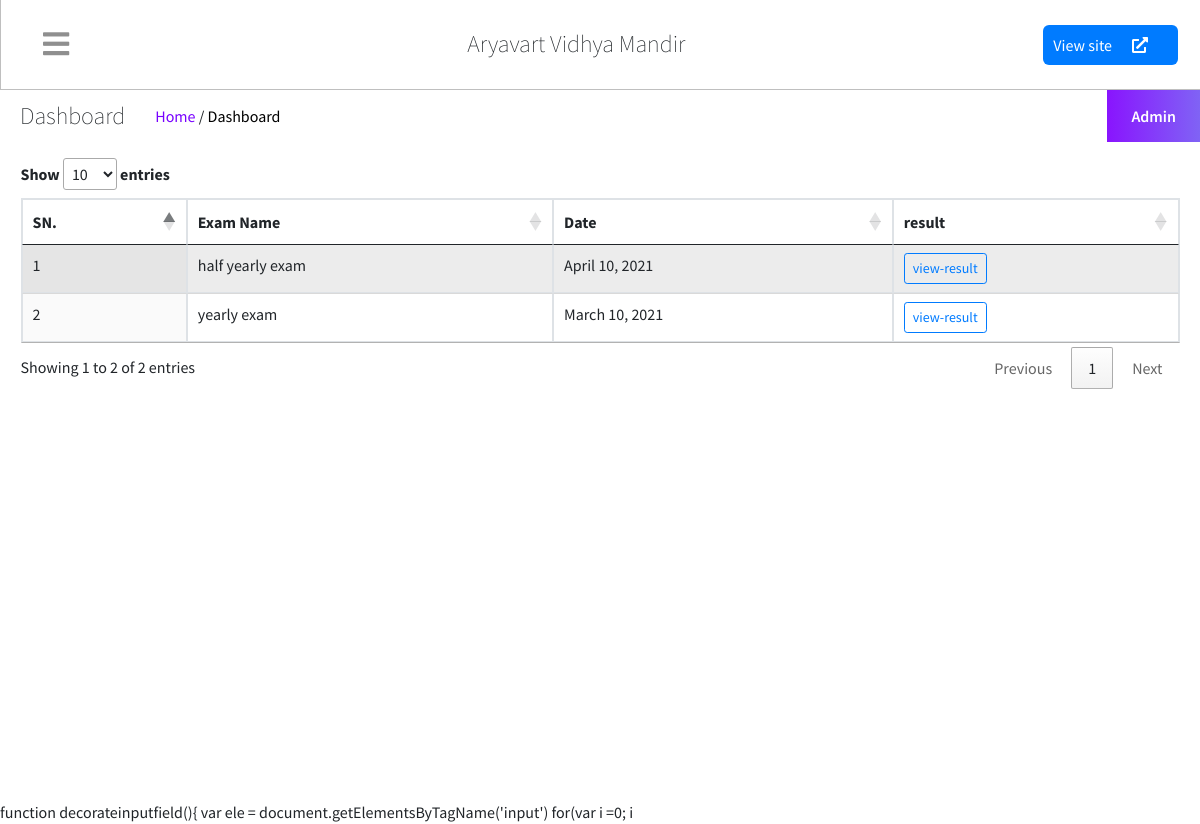
/student/viewresult/ (signed in), run on the app's committed database.
### schoolmain/models.py (models this page shows)
class schoolifo(models.Model):
    icon = models.ImageField(upload_to = 'schoolinfo')
    name = models.CharField(max_length=500)
    address = models.CharField(max_length=500)
    phone = models.CharField(max_length=15)
    phone2 = models.CharField(max_length=15)
    email = models.CharField(max_length=25)

### staff/models.py (models this page shows)
class examtype(models.Model):
    Class = models.ForeignKey(standard,on_delete=models.CASCADE)
    exam_name = models.CharField(max_length=100)
    start_date = models.DateField()
    end_date = models.DateField()

### student/views.py (the view, shortened to what this page needs)
# urls.py: path('viewresult/',views.viewresult,name='viewresult'),
def viewresult(request):
    examid= request.GET.get('exam')
    stuid= request.GET.get('stuid')
    user = studentregister.objects.get(user=request.user)
    exams = examtype.objects.filter(Class=user.standard)
    return render(request,'student/view-result.html',{'exams':exams})

### myapp/context_processors.py (called while the page is built)
def alltimefunc(request):
    info = schoolifo.objects.all()[0]
    return {'schoolinfo':info}

### myapp/views.py (called while the page is built)
def checkuser(request):
    user= None
    userob= None
    if staffregister.objects.filter(user = request.user.id).exists():
        userob = staffregister.objects.filter(user = request.user.id)[0]
        user = 'staff'
    if studentregister.objects.filter(user = request.user.id).exists():
        userob = studentregister.objects.filter(user = request.user.id)[0]
        user = 'student'
    if user is None and userob is None:
        logout(request)
        return redirect('index')
    return [user,userob]

### student/templates/student/view-result.html (shortened to what this page needs)
{% extends 'student/basic.html' %}
{% block table %}
{% if exams %}
<table id="example" class="display table table-striped table-bordered dataTable" cellspacing="0" width="100%" role="grid" aria-describedby="example_info" style="width: 100%;">
    <thead>
        <tr>
            <th>SN.</th>
            <th>Exam Name</th>
            <th>Date</th>
            <th>result</th>
        </tr>
    </thead>
    <tbody>
        {% for row in exams %}
        <tr >
            <td>{{forloop.counter}}</td>
            <td>{{row.exam_name}}</td>
            <td>{{row.start_date}}</td>
            <td><a href="{% url 'viewresult' %}?exam={{row.id}}&stuid={{request.user.studentregister_set.all.0.id}} " class="btn btn-outline-primary btn-sm">view-result</a></td>
        </tr>
        {% endfor %}
    </tbody>
</table>
{% endif %}
{% endblock %}

### student/templates/student/basic.html (shortened to what this page needs)
<!DOCTYPE html>
<html lang="en">
{% load static %}
<head>
    <link rel="stylesheet" href="https://cdnjs.cloudflare.com/ajax/libs/font-awesome/5.15.3/css/all.min.css"
 />
    <link href="https://cdn.jsdelivr.net/npm/bootstrap@5.0.2/dist/css/bootstrap.min.css" rel="stylesheet"
>
    <link rel="stylesheet" href="{% static 'dashboard/css/dashboard.css' %}">
  <link rel="stylesheet" href="/static/fontawesome-free/css/all.min.css">
  <link rel="stylesheet" href="https://code.ionicframework.com/ionicons/2.0.1/css/ionicons.min.css">
  <link rel="stylesheet" href="/static/tempusdominus-bootstrap-4/css/tempusdominus-bootstrap-4.min.css">
  <link rel="stylesheet" href="/static/icheck-bootstrap/icheck-bootstrap.min.css">
  <link rel="stylesheet" href="/static/jqvmap/jqvmap.min.css">
  <link rel="stylesheet" href="/static/dist/css/adminlte.min.css">
  <link rel="stylesheet" href="/static/overlayScrollbars/css/OverlayScrollbars.min.css">
  <link rel="stylesheet" href="/static/daterangepicker/daterangepicker.css">
  <link rel="stylesheet" href="/static/summernote/summernote-bs4.css">
</head>
<body>
    <div class="{% if request.session.nav %}{{request.session.nav}}{% else %}main{% endif %}" id="mainsidebar">
       {% include 'student/sidebar_template.html' with user=user id=id %}
        <div class="main-display">
            <div class="main-child">
                <div class="controls">
                    <div class="toggler"  onclick = " Updatenav(this)">
                        <i class="toggler-ico"></i>
                    </div>
                    <div class="second"><div class="left"><h3>{{schoolinfo.name}}</h3></div></div>
                    <div class="right">
                        <div class="view-site">
                            <a href="{% url 'index' %}">View site <i class="fa fa-external-link-alt"></i></a>
                        </div>
                    </div>
                </div>
                 <div class="second">
                    <div class="left">
                        <h3>Dashboard</h3>
                        <div class="location"><a href="#"><span>Home</span></a> / <a href="#">Dashboard</a> </div>
                    </div>
                    <div class="right">
                        <div class="admin-settings">
                            <a href="#">Admin</a>
                        </div>
                    </div>
                </div>
                <div class="third mx-3 my-3">
                  <div class="row">
                {% block table %}
                {% endblock %}
                </div>
                </div>
                </div>
            </div>
        </div>
function decorateinputfield(){
  var ele = document.getElementsByTagName('input')
  for(var i =0; i<ele.length; i++){
    <link rel="stylesheet" type="text/css" href="https://cdn.datatables.net/1.11.1/css/jquery.dataTables.css">
</body>
</html>

### myapp/static/dashboard/css/dashboard.css (style rules this page uses)
* { margin: 0; padding: 0; box-sizing: border-box; }
a { text-decoration: none!important; }
html, body { overflow: hidden; }
.main { display: flex; overflow-y: hidden; }
.main-display { height: 100vh; }
.main-display .main-child { position: fixed; width: 100%; transition: 0.4s; height: 100%; }
.main-display .controls .toggler-ico::before { font-family: "Font Awesome 5 Free"; font-weight: 900; content: "\f0c9"; font-style: normal; }
.main-display .controls .toggler { cursor: pointer; transition: 0.4s; }
.main-display .main-child .controls { display: flex; width: 100%; padding: 22px; justify-content: space-between; border-bottom: 1px solid #00000040; border-left: 1px solid #00000040; }
.main-display .main-child .controls i { font-size: 30px; margin: 0 20px; color: #00000070; }
.main-display .main-child .controls .right { display: flex; }
.main-display .main-child .controls .view-site { display: flex; align-items: center; }
.main-display .main-child .controls .view-site a { background: #007bff; color: #fff; font-size: 16px; height: 30px; display: flex; justify-content: space-around; align-items: center; padding: 20px 10px; text-decoration: none; border-radius: 6px; }
.main-display .main-child .controls .view-site a i { color: #fff; font-size: 16px; }
.main-display .main-child .controls .full-screen, .main-display .main-child .controls .toggler { justify-content: center; align-items: center; display: flex; }
.main-display .second { display: flex; justify-content: space-between; }
.main-display .second h3 { font-size: 24px; font-weight: lighter; margin: 0; }
.main-display .second .left { display: flex; justify-content: center; align-items: center; line-height: 25px; padding-left: 20px; }
.main-display .second .left .location { line-height: 25px; margin-left: 30px; }
.main-display .second .location a { color: #000; }
.main-display .second .location a span { color: #7801ff; }
.main-display .second .right .admin-settings { padding: 14px 24px; z-index: 99; }
.main-display .second .right .admin-settings { position: relative; }
.main-display .second .right .admin-settings { display: block; background: linear-gradient(to right, #8914fe 0%, #8063f5 100%); }
.main-display .second .right a { display: block; font-weight: 600; color: #fff; }
.main-child { overflow-y: scroll; }
.table { width: 100%; max-width: 100%; margin-bottom: 1rem; background-color: transparent; }
.table-striped tbody tr:nth-of-type(odd) { background-color: rgba(0,0,0,.05); }

### data on the page
schoolifo: name "Aryavart Vidhya Mandir"
examtype: exam_name "half yearly exam", start_date "April 10, 2021"
examtype: exam_name "yearly exam", start_date "March 10, 2021"
